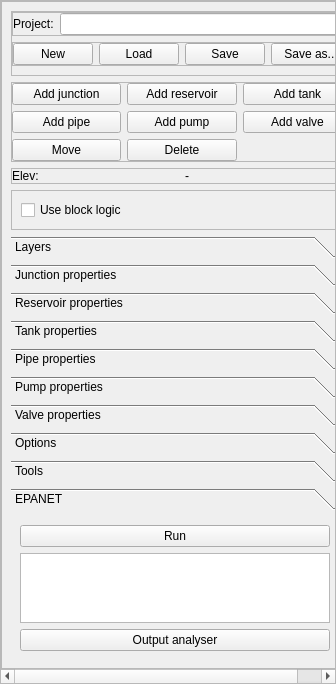
<?xml version="1.0" encoding="UTF-8"?>
<ui version="4.0">
 <class>QEpanetDockWidget</class>
 <widget class="QDockWidget" name="QEpanetDockWidget">
  <property name="geometry">
   <rect>
    <x>0</x>
    <y>0</y>
    <width>336</width>
    <height>684</height>
   </rect>
  </property>
  <property name="windowTitle">
   <string>QEPANET</string>
  </property>
  <widget class="QWidget" name="dockWidgetContents">
   <layout class="QVBoxLayout" name="verticalLayout">
    <property name="margin">
     <number>0</number>
    </property>
    <item>
     <widget class="QScrollArea" name="scl_main">
      <property name="widgetResizable">
       <bool>true</bool>
      </property>
      <widget class="QWidget" name="scrollAreaWidgetContents">
       <property name="geometry">
        <rect>
         <x>0</x>
         <y>0</y>
         <width>342</width>
         <height>643</height>
        </rect>
       </property>
       <layout class="QVBoxLayout" name="verticalLayout_3">
        <property name="margin">
         <number>0</number>
        </property>
        <item>
         <widget class="QFrame" name="fra_main">
          <property name="sizePolicy">
           <sizepolicy hsizetype="Expanding" vsizetype="Preferred">
            <horstretch>0</horstretch>
            <verstretch>0</verstretch>
           </sizepolicy>
          </property>
          <property name="frameShape">
           <enum>QFrame::StyledPanel</enum>
          </property>
          <property name="frameShadow">
           <enum>QFrame::Raised</enum>
          </property>
          <layout class="QVBoxLayout" name="verticalLayout_2">
           <property name="margin">
            <number>9</number>
           </property>
           <item>
            <widget class="QFrame" name="fra_project">
             <property name="frameShape">
              <enum>QFrame::StyledPanel</enum>
             </property>
             <property name="frameShadow">
              <enum>QFrame::Raised</enum>
             </property>
             <layout class="QVBoxLayout" name="verticalLayout_9">
              <property name="leftMargin">
               <number>0</number>
              </property>
              <property name="topMargin">
               <number>0</number>
              </property>
              <property name="rightMargin">
               <number>0</number>
              </property>
              <property name="bottomMargin">
               <number>9</number>
              </property>
              <item>
               <widget class="QFrame" name="frame_5">
                <property name="frameShape">
                 <enum>QFrame::StyledPanel</enum>
                </property>
                <property name="frameShadow">
                 <enum>QFrame::Raised</enum>
                </property>
                <layout class="QFormLayout" name="formLayout_11">
                 <property name="fieldGrowthPolicy">
                  <enum>QFormLayout::AllNonFixedFieldsGrow</enum>
                 </property>
                 <property name="margin">
                  <number>0</number>
                 </property>
                 <item row="0" column="0">
                  <widget class="QLabel" name="lbl_prj_file">
                   <property name="text">
                    <string>Project:</string>
                   </property>
                  </widget>
                 </item>
                 <item row="0" column="1">
                  <widget class="QLineEdit" name="txt_prj_file">
                   <property name="readOnly">
                    <bool>true</bool>
                   </property>
                  </widget>
                 </item>
                </layout>
               </widget>
              </item>
              <item>
               <widget class="QFrame" name="frame_4">
                <property name="frameShape">
                 <enum>QFrame::StyledPanel</enum>
                </property>
                <property name="frameShadow">
                 <enum>QFrame::Raised</enum>
                </property>
                <layout class="QHBoxLayout" name="horizontalLayout_6">
                 <property name="margin">
                  <number>0</number>
                 </property>
                 <item>
                  <widget class="QPushButton" name="btn_project_new">
                   <property name="text">
                    <string>New</string>
                   </property>
                  </widget>
                 </item>
                 <item>
                  <widget class="QPushButton" name="btn_project_load">
                   <property name="text">
                    <string>Load</string>
                   </property>
                  </widget>
                 </item>
                 <item>
                  <widget class="QPushButton" name="btn_project_save">
                   <property name="text">
                    <string>Save</string>
                   </property>
                  </widget>
                 </item>
                 <item>
                  <widget class="QPushButton" name="btn_project_saveas">
                   <property name="text">
                    <string>Save as...</string>
                   </property>
                  </widget>
                 </item>
                </layout>
               </widget>
              </item>
             </layout>
            </widget>
           </item>
           <item>
            <widget class="QFrame" name="fra_buttons">
             <property name="sizePolicy">
              <sizepolicy hsizetype="Expanding" vsizetype="Preferred">
               <horstretch>0</horstretch>
               <verstretch>0</verstretch>
              </sizepolicy>
             </property>
             <property name="frameShape">
              <enum>QFrame::StyledPanel</enum>
             </property>
             <property name="frameShadow">
              <enum>QFrame::Raised</enum>
             </property>
             <layout class="QGridLayout" name="gridLayout_3">
              <property name="margin">
               <number>0</number>
              </property>
              <item row="4" column="0">
               <widget class="QPushButton" name="btn_move_element">
                <property name="text">
                 <string>Move</string>
                </property>
               </widget>
              </item>
              <item row="1" column="0">
               <widget class="QPushButton" name="btn_add_junction">
                <property name="text">
                 <string>Add junction</string>
                </property>
                <property name="checkable">
                 <bool>false</bool>
                </property>
               </widget>
              </item>
              <item row="1" column="1">
               <widget class="QPushButton" name="btn_add_reservoir">
                <property name="text">
                 <string>Add reservoir</string>
                </property>
               </widget>
              </item>
              <item row="1" column="2">
               <widget class="QPushButton" name="btn_add_tank">
                <property name="text">
                 <string>Add tank</string>
                </property>
               </widget>
              </item>
              <item row="2" column="0">
               <widget class="QPushButton" name="btn_add_pipe">
                <property name="text">
                 <string>Add pipe</string>
                </property>
               </widget>
              </item>
              <item row="2" column="1">
               <widget class="QPushButton" name="btn_add_pump">
                <property name="text">
                 <string>Add pump</string>
                </property>
               </widget>
              </item>
              <item row="2" column="2">
               <widget class="QPushButton" name="btn_add_valve">
                <property name="text">
                 <string>Add valve</string>
                </property>
               </widget>
              </item>
              <item row="4" column="1">
               <widget class="QPushButton" name="btn_delete_element">
                <property name="text">
                 <string>Delete</string>
                </property>
               </widget>
              </item>
             </layout>
            </widget>
           </item>
           <item>
            <widget class="QFrame" name="fra_dem">
             <property name="frameShape">
              <enum>QFrame::StyledPanel</enum>
             </property>
             <property name="frameShadow">
              <enum>QFrame::Raised</enum>
             </property>
             <layout class="QGridLayout" name="gridLayout">
              <property name="margin">
               <number>0</number>
              </property>
              <item row="0" column="1">
               <widget class="QLabel" name="lbl_elev_val">
                <property name="text">
                 <string>-</string>
                </property>
               </widget>
              </item>
              <item row="0" column="0">
               <widget class="QLabel" name="lbl_elev">
                <property name="text">
                 <string>Elev:</string>
                </property>
               </widget>
              </item>
             </layout>
            </widget>
           </item>
           <item>
            <widget class="QFrame" name="fra_block_logic">
             <property name="frameShape">
              <enum>QFrame::StyledPanel</enum>
             </property>
             <property name="frameShadow">
              <enum>QFrame::Raised</enum>
             </property>
             <layout class="QHBoxLayout" name="lay_block_logic">
              <item>
               <widget class="QCheckBox" name="chk_block_logic">
                <property name="sizePolicy">
                 <sizepolicy hsizetype="Minimum" vsizetype="Fixed">
                  <horstretch>0</horstretch>
                  <verstretch>0</verstretch>
                 </sizepolicy>
                </property>
                <property name="text">
                 <string>Use block logic</string>
                </property>
               </widget>
              </item>
             </layout>
            </widget>
           </item>
           <item>
            <widget class="QToolBox" name="tbx_main">
             <property name="currentIndex">
              <number>9</number>
             </property>
             <widget class="QWidget" name="wgt_layers">
              <property name="geometry">
               <rect>
                <x>0</x>
                <y>0</y>
                <width>322</width>
                <height>130</height>
               </rect>
              </property>
              <property name="sizePolicy">
               <sizepolicy hsizetype="Preferred" vsizetype="Preferred">
                <horstretch>0</horstretch>
                <verstretch>0</verstretch>
               </sizepolicy>
              </property>
              <attribute name="label">
               <string>Layers</string>
              </attribute>
              <layout class="QVBoxLayout" name="verticalLayout_7">
               <property name="margin">
                <number>0</number>
               </property>
               <item>
                <widget class="QFrame" name="frame_3">
                 <property name="frameShape">
                  <enum>QFrame::StyledPanel</enum>
                 </property>
                 <property name="frameShadow">
                  <enum>QFrame::Raised</enum>
                 </property>
                 <layout class="QFormLayout" name="formLayout_7">
                  <property name="fieldGrowthPolicy">
                   <enum>QFormLayout::AllNonFixedFieldsGrow</enum>
                  </property>
                  <item row="0" column="0">
                   <widget class="QLabel" name="lbl_dem">
                    <property name="text">
                     <string>DEM:</string>
                    </property>
                   </widget>
                  </item>
                  <item row="0" column="1">
                   <widget class="QComboBox" name="cbo_dem"/>
                  </item>
                 </layout>
                </widget>
               </item>
               <item>
                <widget class="QPushButton" name="btn_symbology">
                 <property name="text">
                  <string>Reset layer symbologies</string>
                 </property>
                </widget>
               </item>
               <item>
                <spacer name="verticalSpacer_3">
                 <property name="orientation">
                  <enum>Qt::Vertical</enum>
                 </property>
                 <property name="sizeHint" stdset="0">
                  <size>
                   <width>20</width>
                   <height>40</height>
                  </size>
                 </property>
                </spacer>
               </item>
              </layout>
             </widget>
             <widget class="QWidget" name="wgt_ele_junction">
              <property name="geometry">
               <rect>
                <x>0</x>
                <y>0</y>
                <width>322</width>
                <height>130</height>
               </rect>
              </property>
              <attribute name="label">
               <string>Junction properties</string>
              </attribute>
              <layout class="QGridLayout" name="gridLayout_4">
               <item row="2" column="2">
                <widget class="QComboBox" name="cbo_junction_pattern"/>
               </item>
               <item row="3" column="0">
                <widget class="QLabel" name="lbl_junction_emit_coeff">
                 <property name="text">
                  <string>Emitter coeff.:</string>
                 </property>
                </widget>
               </item>
               <item row="0" column="2">
                <widget class="QLineEdit" name="txt_junction_demand">
                 <property name="text">
                  <string>0</string>
                 </property>
                </widget>
               </item>
               <item row="0" column="0">
                <widget class="QLabel" name="lbl_junction_demand">
                 <property name="text">
                  <string>Demand [?]:</string>
                 </property>
                </widget>
               </item>
               <item row="3" column="2">
                <widget class="QLineEdit" name="txt_junction_emit_coeff">
                 <property name="text">
                  <string>0</string>
                 </property>
                </widget>
               </item>
               <item row="1" column="2">
                <widget class="QLineEdit" name="txt_junction_deltaz">
                 <property name="text">
                  <string>0</string>
                 </property>
                </widget>
               </item>
               <item row="2" column="0">
                <widget class="QLabel" name="lbl_junction_pattern">
                 <property name="text">
                  <string>Pattern:</string>
                 </property>
                </widget>
               </item>
               <item row="1" column="0">
                <widget class="QLabel" name="lbl_junction_deltaz">
                 <property name="text">
                  <string>Depth [m]:</string>
                 </property>
                </widget>
               </item>
               <item row="4" column="2">
                <spacer name="verticalSpacer">
                 <property name="orientation">
                  <enum>Qt::Vertical</enum>
                 </property>
                 <property name="sizeHint" stdset="0">
                  <size>
                   <width>20</width>
                   <height>40</height>
                  </size>
                 </property>
                </spacer>
               </item>
              </layout>
             </widget>
             <widget class="QWidget" name="wgt_ele_reservoir">
              <property name="geometry">
               <rect>
                <x>0</x>
                <y>0</y>
                <width>322</width>
                <height>130</height>
               </rect>
              </property>
              <attribute name="label">
               <string>Reservoir properties</string>
              </attribute>
              <layout class="QFormLayout" name="formLayout_3">
               <property name="fieldGrowthPolicy">
                <enum>QFormLayout::AllNonFixedFieldsGrow</enum>
               </property>
               <item row="1" column="0">
                <widget class="QLabel" name="lbl_reservoir_deltaz">
                 <property name="text">
                  <string>Elev. corr. [m]:</string>
                 </property>
                </widget>
               </item>
               <item row="1" column="1">
                <widget class="QLineEdit" name="txt_reservoir_deltaz">
                 <property name="text">
                  <string>0</string>
                 </property>
                </widget>
               </item>
               <item row="2" column="0">
                <widget class="QLabel" name="lbl_reservoir_pressure_head">
                 <property name="text">
                  <string>Pressure head [m]:</string>
                 </property>
                </widget>
               </item>
               <item row="2" column="1">
                <widget class="QLineEdit" name="txt_reservoir_pressure_head">
                 <property name="text">
                  <string>0</string>
                 </property>
                </widget>
               </item>
               <item row="3" column="0">
                <widget class="QLabel" name="lbl_reservoir_pattern">
                 <property name="text">
                  <string>Pattern:</string>
                 </property>
                </widget>
               </item>
               <item row="3" column="1">
                <widget class="QComboBox" name="cbo_reservoir_pattern"/>
               </item>
              </layout>
             </widget>
             <widget class="QWidget" name="wgt_ele_tank">
              <property name="geometry">
               <rect>
                <x>0</x>
                <y>0</y>
                <width>305</width>
                <height>194</height>
               </rect>
              </property>
              <attribute name="label">
               <string>Tank properties</string>
              </attribute>
              <layout class="QFormLayout" name="formLayout_4">
               <property name="fieldGrowthPolicy">
                <enum>QFormLayout::AllNonFixedFieldsGrow</enum>
               </property>
               <item row="0" column="0">
                <widget class="QLabel" name="lbl_tank_deltaz">
                 <property name="text">
                  <string>Elev. corr [m]:</string>
                 </property>
                </widget>
               </item>
               <item row="0" column="1">
                <widget class="QLineEdit" name="txt_tank_deltaz">
                 <property name="text">
                  <string>0</string>
                 </property>
                </widget>
               </item>
               <item row="1" column="1">
                <widget class="QLineEdit" name="txt_tank_level_init">
                 <property name="text">
                  <string>0</string>
                 </property>
                </widget>
               </item>
               <item row="2" column="0">
                <widget class="QLabel" name="lbl_tank_level_min">
                 <property name="text">
                  <string>Level min [m]:</string>
                 </property>
                </widget>
               </item>
               <item row="2" column="1">
                <widget class="QLineEdit" name="txt_tank_level_min">
                 <property name="text">
                  <string>0</string>
                 </property>
                </widget>
               </item>
               <item row="3" column="0">
                <widget class="QLabel" name="lbl_tank_level_max">
                 <property name="text">
                  <string>Level max [m]:</string>
                 </property>
                </widget>
               </item>
               <item row="3" column="1">
                <widget class="QLineEdit" name="txt_tank_level_max">
                 <property name="text">
                  <string>0</string>
                 </property>
                </widget>
               </item>
               <item row="4" column="0">
                <widget class="QLabel" name="lbl_tank_diameter">
                 <property name="text">
                  <string>Diameter [m]:</string>
                 </property>
                </widget>
               </item>
               <item row="4" column="1">
                <widget class="QLineEdit" name="txt_tank_diameter">
                 <property name="text">
                  <string>0</string>
                 </property>
                </widget>
               </item>
               <item row="5" column="0">
                <widget class="QLabel" name="lbl_tank_vol_min">
                 <property name="text">
                  <string>Volume min [m3]:</string>
                 </property>
                </widget>
               </item>
               <item row="5" column="1">
                <widget class="QLineEdit" name="txt_tank_vol_min">
                 <property name="text">
                  <string>0</string>
                 </property>
                </widget>
               </item>
               <item row="6" column="0">
                <widget class="QLabel" name="lbl_tank_curve">
                 <property name="text">
                  <string>Curve:</string>
                 </property>
                </widget>
               </item>
               <item row="6" column="1">
                <widget class="QComboBox" name="cbo_tank_curve"/>
               </item>
               <item row="1" column="0">
                <widget class="QLabel" name="lbl_tank_level_init">
                 <property name="text">
                  <string>Level init. [m]</string>
                 </property>
                </widget>
               </item>
              </layout>
             </widget>
             <widget class="QWidget" name="wgt_ele_pipe">
              <property name="geometry">
               <rect>
                <x>0</x>
                <y>0</y>
                <width>305</width>
                <height>252</height>
               </rect>
              </property>
              <attribute name="label">
               <string>Pipe properties</string>
              </attribute>
              <layout class="QVBoxLayout" name="verticalLayout_5">
               <item>
                <widget class="QFrame" name="frame">
                 <property name="frameShape">
                  <enum>QFrame::StyledPanel</enum>
                 </property>
                 <property name="frameShadow">
                  <enum>QFrame::Raised</enum>
                 </property>
                 <layout class="QFormLayout" name="formLayout_2">
                  <property name="margin">
                   <number>0</number>
                  </property>
                  <item row="0" column="0">
                   <widget class="QLabel" name="lbl_pipe_demand">
                    <property name="text">
                     <string>Demand:</string>
                    </property>
                   </widget>
                  </item>
                  <item row="0" column="1">
                   <widget class="QLineEdit" name="txt_pipe_demand">
                    <property name="text">
                     <string>1</string>
                    </property>
                   </widget>
                  </item>
                  <item row="1" column="0">
                   <widget class="QLabel" name="lbl_pipe_diameter">
                    <property name="text">
                     <string>Diameter [m]:</string>
                    </property>
                   </widget>
                  </item>
                  <item row="1" column="1">
                   <widget class="QLineEdit" name="txt_pipe_diameter">
                    <property name="text">
                     <string>100</string>
                    </property>
                   </widget>
                  </item>
                  <item row="2" column="0">
                   <widget class="QLabel" name="lbl_pipe_loss">
                    <property name="text">
                     <string>Minor loss [-]:</string>
                    </property>
                   </widget>
                  </item>
                  <item row="2" column="1">
                   <widget class="QLineEdit" name="txt_pipe_loss">
                    <property name="text">
                     <string>0</string>
                    </property>
                   </widget>
                  </item>
                 </layout>
                </widget>
               </item>
               <item>
                <widget class="QLabel" name="lbl_pipe_roughness">
                 <property name="frameShape">
                  <enum>QFrame::NoFrame</enum>
                 </property>
                 <property name="text">
                  <string>Roughness [-]:</string>
                 </property>
                </widget>
               </item>
               <item>
                <widget class="QFrame" name="fra_roughness">
                 <property name="frameShape">
                  <enum>QFrame::StyledPanel</enum>
                 </property>
                 <property name="frameShadow">
                  <enum>QFrame::Raised</enum>
                 </property>
                 <layout class="QVBoxLayout" name="verticalLayout_4">
                  <property name="leftMargin">
                   <number>9</number>
                  </property>
                  <property name="topMargin">
                   <number>0</number>
                  </property>
                  <property name="rightMargin">
                   <number>0</number>
                  </property>
                  <property name="bottomMargin">
                   <number>0</number>
                  </property>
                  <item>
                   <widget class="QFrame" name="fra_roughness_2">
                    <property name="frameShape">
                     <enum>QFrame::StyledPanel</enum>
                    </property>
                    <property name="frameShadow">
                     <enum>QFrame::Raised</enum>
                    </property>
                    <layout class="QHBoxLayout" name="horizontalLayout_3">
                     <property name="margin">
                      <number>0</number>
                     </property>
                     <item>
                      <widget class="QLabel" name="lbl_pipe_material">
                       <property name="text">
                        <string>Material:</string>
                       </property>
                      </widget>
                     </item>
                     <item>
                      <widget class="QComboBox" name="cbo_pipe_roughness">
                       <property name="sizePolicy">
                        <sizepolicy hsizetype="Expanding" vsizetype="Fixed">
                         <horstretch>0</horstretch>
                         <verstretch>0</verstretch>
                        </sizepolicy>
                       </property>
                      </widget>
                     </item>
                    </layout>
                   </widget>
                  </item>
                  <item>
                   <widget class="QFrame" name="fra_roughness_1">
                    <property name="frameShape">
                     <enum>QFrame::StyledPanel</enum>
                    </property>
                    <property name="frameShadow">
                     <enum>QFrame::Raised</enum>
                    </property>
                    <layout class="QHBoxLayout" name="horizontalLayout_2">
                     <property name="margin">
                      <number>0</number>
                     </property>
                     <item>
                      <widget class="QLabel" name="lbl_pipe_roughness_val">
                       <property name="text">
                        <string>Value:</string>
                       </property>
                      </widget>
                     </item>
                     <item>
                      <widget class="QLabel" name="lbl_pipe_roughness_val_val">
                       <property name="text">
                        <string>0.0</string>
                       </property>
                      </widget>
                     </item>
                    </layout>
                   </widget>
                  </item>
                  <item>
                   <widget class="QFrame" name="fra_roughness_3">
                    <property name="frameShape">
                     <enum>QFrame::StyledPanel</enum>
                    </property>
                    <property name="frameShadow">
                     <enum>QFrame::Raised</enum>
                    </property>
                    <layout class="QHBoxLayout" name="horizontalLayout_4">
                     <property name="margin">
                      <number>0</number>
                     </property>
                     <item>
                      <widget class="QLabel" name="lbl_pipe_roughness_min">
                       <property name="text">
                        <string>0.0</string>
                       </property>
                      </widget>
                     </item>
                     <item>
                      <widget class="QSlider" name="sli_pipe_roughness">
                       <property name="sizePolicy">
                        <sizepolicy hsizetype="Expanding" vsizetype="Fixed">
                         <horstretch>0</horstretch>
                         <verstretch>0</verstretch>
                        </sizepolicy>
                       </property>
                       <property name="orientation">
                        <enum>Qt::Horizontal</enum>
                       </property>
                      </widget>
                     </item>
                     <item>
                      <widget class="QLabel" name="lbl_pipe_roughness_max">
                       <property name="text">
                        <string>0.0</string>
                       </property>
                      </widget>
                     </item>
                    </layout>
                   </widget>
                  </item>
                 </layout>
                </widget>
               </item>
               <item>
                <widget class="QFrame" name="fra_pipe_status">
                 <property name="frameShape">
                  <enum>QFrame::StyledPanel</enum>
                 </property>
                 <property name="frameShadow">
                  <enum>QFrame::Raised</enum>
                 </property>
                 <layout class="QFormLayout" name="formLayout_10">
                  <property name="margin">
                   <number>0</number>
                  </property>
                  <item row="0" column="0">
                   <widget class="QLabel" name="lbl_pipe_status">
                    <property name="text">
                     <string>Status:</string>
                    </property>
                   </widget>
                  </item>
                  <item row="0" column="1">
                   <widget class="QComboBox" name="cbo_pipe_status">
                    <property name="sizePolicy">
                     <sizepolicy hsizetype="Expanding" vsizetype="Fixed">
                      <horstretch>0</horstretch>
                      <verstretch>0</verstretch>
                     </sizepolicy>
                    </property>
                   </widget>
                  </item>
                  <item row="1" column="0">
                   <widget class="QLabel" name="lbl_pipe_vertex_dist">
                    <property name="text">
                     <string>Vertex dist.:</string>
                    </property>
                   </widget>
                  </item>
                  <item row="1" column="1">
                   <widget class="QLineEdit" name="txt_pipe_vertex_dist"/>
                  </item>
                 </layout>
                </widget>
               </item>
               <item>
                <spacer name="verticalSpacer_4">
                 <property name="orientation">
                  <enum>Qt::Vertical</enum>
                 </property>
                 <property name="sizeHint" stdset="0">
                  <size>
                   <width>20</width>
                   <height>40</height>
                  </size>
                 </property>
                </spacer>
               </item>
              </layout>
             </widget>
             <widget class="QWidget" name="wgt_ele_pump">
              <property name="geometry">
               <rect>
                <x>0</x>
                <y>0</y>
                <width>305</width>
                <height>168</height>
               </rect>
              </property>
              <attribute name="label">
               <string>Pump properties</string>
              </attribute>
              <layout class="QFormLayout" name="formLayout">
               <property name="fieldGrowthPolicy">
                <enum>QFormLayout::AllNonFixedFieldsGrow</enum>
               </property>
               <item row="0" column="0">
                <widget class="QLabel" name="lbl_pump_param">
                 <property name="text">
                  <string>Param:</string>
                 </property>
                </widget>
               </item>
               <item row="0" column="1">
                <widget class="QComboBox" name="cbo_pump_param"/>
               </item>
               <item row="2" column="0">
                <widget class="QLabel" name="lbl_pump_power">
                 <property name="enabled">
                  <bool>false</bool>
                 </property>
                 <property name="text">
                  <string>Power [kW]:</string>
                 </property>
                </widget>
               </item>
               <item row="2" column="1">
                <widget class="QLineEdit" name="txt_pump_power">
                 <property name="enabled">
                  <bool>false</bool>
                 </property>
                 <property name="text">
                  <string>0</string>
                 </property>
                </widget>
               </item>
               <item row="1" column="0">
                <widget class="QLabel" name="lbl_pump_head">
                 <property name="text">
                  <string>Head [m]:</string>
                 </property>
                </widget>
               </item>
               <item row="1" column="1">
                <widget class="QComboBox" name="cbo_pump_head"/>
               </item>
               <item row="3" column="0">
                <widget class="QLabel" name="lbl_pump_speed">
                 <property name="text">
                  <string>Speed:</string>
                 </property>
                </widget>
               </item>
               <item row="3" column="1">
                <widget class="QLineEdit" name="txt_pump_speed">
                 <property name="text">
                  <string>1</string>
                 </property>
                </widget>
               </item>
               <item row="4" column="0">
                <widget class="QLabel" name="lbl_pump_speed_pattern">
                 <property name="text">
                  <string>Speed pattern:</string>
                 </property>
                </widget>
               </item>
               <item row="4" column="1">
                <widget class="QComboBox" name="cbo_pump_speed_pattern"/>
               </item>
               <item row="5" column="0">
                <widget class="QLabel" name="lbl_pump_status">
                 <property name="text">
                  <string>Initial status:</string>
                 </property>
                </widget>
               </item>
               <item row="5" column="1">
                <widget class="QComboBox" name="cbo_pump_status"/>
               </item>
              </layout>
             </widget>
             <widget class="QWidget" name="wgt_ele_valve">
              <property name="geometry">
               <rect>
                <x>0</x>
                <y>0</y>
                <width>305</width>
                <height>142</height>
               </rect>
              </property>
              <attribute name="label">
               <string>Valve properties</string>
              </attribute>
              <layout class="QFormLayout" name="formLayout_6">
               <property name="fieldGrowthPolicy">
                <enum>QFormLayout::AllNonFixedFieldsGrow</enum>
               </property>
               <item row="0" column="0">
                <widget class="QLabel" name="lbl_valve_type">
                 <property name="text">
                  <string>Type:</string>
                 </property>
                </widget>
               </item>
               <item row="0" column="1">
                <widget class="QComboBox" name="cbo_valve_type"/>
               </item>
               <item row="1" column="0">
                <widget class="QLabel" name="lbl_valve_setting">
                 <property name="text">
                  <string>Pressure [m]:</string>
                 </property>
                </widget>
               </item>
               <item row="1" column="1">
                <widget class="QLineEdit" name="txt_valve_setting">
                 <property name="text">
                  <string>0</string>
                 </property>
                </widget>
               </item>
               <item row="2" column="0">
                <widget class="QLabel" name="lbl_valve_curve">
                 <property name="enabled">
                  <bool>false</bool>
                 </property>
                 <property name="text">
                  <string>Head loss curve:</string>
                 </property>
                </widget>
               </item>
               <item row="2" column="1">
                <widget class="QComboBox" name="cbo_valve_curve">
                 <property name="enabled">
                  <bool>false</bool>
                 </property>
                </widget>
               </item>
               <item row="3" column="0">
                <widget class="QLabel" name="lbl_valve_minor_loss">
                 <property name="text">
                  <string>Minor loss [-]:</string>
                 </property>
                </widget>
               </item>
               <item row="3" column="1">
                <widget class="QLineEdit" name="txt_valve_minor_loss">
                 <property name="text">
                  <string>0</string>
                 </property>
                </widget>
               </item>
               <item row="4" column="0">
                <widget class="QLabel" name="lbl_valve_status">
                 <property name="text">
                  <string>Status:</string>
                 </property>
                </widget>
               </item>
               <item row="4" column="1">
                <widget class="QComboBox" name="cbo_valve_status"/>
               </item>
              </layout>
              <zorder>lbl_valve_type</zorder>
              <zorder>cbo_valve_type</zorder>
              <zorder>lbl_valve_setting</zorder>
              <zorder>txt_valve_setting</zorder>
              <zorder>txt_valve_minor_loss</zorder>
              <zorder>lbl_valve_minor_loss</zorder>
              <zorder>lbl_valve_curve</zorder>
              <zorder>cbo_valve_curve</zorder>
              <zorder>lbl_valve_status</zorder>
              <zorder>cbo_valve_status</zorder>
             </widget>
             <widget class="QWidget" name="wgt_options">
              <property name="geometry">
               <rect>
                <x>0</x>
                <y>0</y>
                <width>305</width>
                <height>186</height>
               </rect>
              </property>
              <attribute name="label">
               <string>Options</string>
              </attribute>
              <layout class="QFormLayout" name="formLayout_8">
               <property name="fieldGrowthPolicy">
                <enum>QFormLayout::AllNonFixedFieldsGrow</enum>
               </property>
               <item row="0" column="1">
                <widget class="QPushButton" name="btn_options_hydraulics">
                 <property name="text">
                  <string>Hydraulics</string>
                 </property>
                </widget>
               </item>
               <item row="1" column="1">
                <widget class="QPushButton" name="btn_options_quality">
                 <property name="text">
                  <string>Quality</string>
                 </property>
                </widget>
               </item>
               <item row="2" column="1">
                <widget class="QPushButton" name="btn_options_reactions">
                 <property name="enabled">
                  <bool>true</bool>
                 </property>
                 <property name="text">
                  <string>Reactions</string>
                 </property>
                </widget>
               </item>
               <item row="3" column="1">
                <widget class="QPushButton" name="btn_options_times">
                 <property name="text">
                  <string>Times</string>
                 </property>
                </widget>
               </item>
               <item row="4" column="1">
                <widget class="QPushButton" name="btn_options_energy">
                 <property name="text">
                  <string>Energy</string>
                 </property>
                </widget>
               </item>
               <item row="5" column="1">
                <widget class="QPushButton" name="btn_options_report">
                 <property name="text">
                  <string>Report</string>
                 </property>
                </widget>
               </item>
              </layout>
             </widget>
             <widget class="QWidget" name="wgt_tools">
              <property name="geometry">
               <rect>
                <x>0</x>
                <y>0</y>
                <width>322</width>
                <height>130</height>
               </rect>
              </property>
              <attribute name="label">
               <string>Tools</string>
              </attribute>
              <layout class="QVBoxLayout" name="verticalLayout_6">
               <item>
                <widget class="QFrame" name="frame_2">
                 <property name="frameShape">
                  <enum>QFrame::StyledPanel</enum>
                 </property>
                 <property name="frameShadow">
                  <enum>QFrame::Raised</enum>
                 </property>
                 <layout class="QFormLayout" name="formLayout_5">
                  <property name="fieldGrowthPolicy">
                   <enum>QFormLayout::AllNonFixedFieldsGrow</enum>
                  </property>
                  <item row="0" column="0">
                   <widget class="QLabel" name="lbl_snap_tolerance">
                    <property name="text">
                     <string>Snap tolerance [m]:</string>
                    </property>
                   </widget>
                  </item>
                  <item row="0" column="1">
                   <widget class="QLineEdit" name="txt_snap_tolerance">
                    <property name="text">
                     <string>10</string>
                    </property>
                   </widget>
                  </item>
                 </layout>
                </widget>
               </item>
               <item>
                <widget class="QPushButton" name="btn_pattern_editor">
                 <property name="text">
                  <string>Pattern editor</string>
                 </property>
                </widget>
               </item>
               <item>
                <widget class="QPushButton" name="btn_curve_editor">
                 <property name="text">
                  <string>Curve editor</string>
                 </property>
                </widget>
               </item>
               <item>
                <spacer name="verticalSpacer_2">
                 <property name="orientation">
                  <enum>Qt::Vertical</enum>
                 </property>
                 <property name="sizeHint" stdset="0">
                  <size>
                   <width>20</width>
                   <height>40</height>
                  </size>
                 </property>
                </spacer>
               </item>
              </layout>
             </widget>
             <widget class="QWidget" name="page">
              <property name="geometry">
               <rect>
                <x>0</x>
                <y>0</y>
                <width>305</width>
                <height>147</height>
               </rect>
              </property>
              <attribute name="label">
               <string>EPANET</string>
              </attribute>
              <layout class="QVBoxLayout" name="verticalLayout_8">
               <item>
                <widget class="QPushButton" name="btn_epanet_run">
                 <property name="text">
                  <string>Run</string>
                 </property>
                </widget>
               </item>
               <item>
                <widget class="QPlainTextEdit" name="txt_epanet_console"/>
               </item>
               <item>
                <widget class="QPushButton" name="btn_epanet_output">
                 <property name="text">
                  <string>Output analyser</string>
                 </property>
                </widget>
               </item>
              </layout>
             </widget>
            </widget>
           </item>
          </layout>
         </widget>
        </item>
       </layout>
      </widget>
     </widget>
    </item>
   </layout>
  </widget>
 </widget>
 <resources/>
 <connections/>
</ui>
